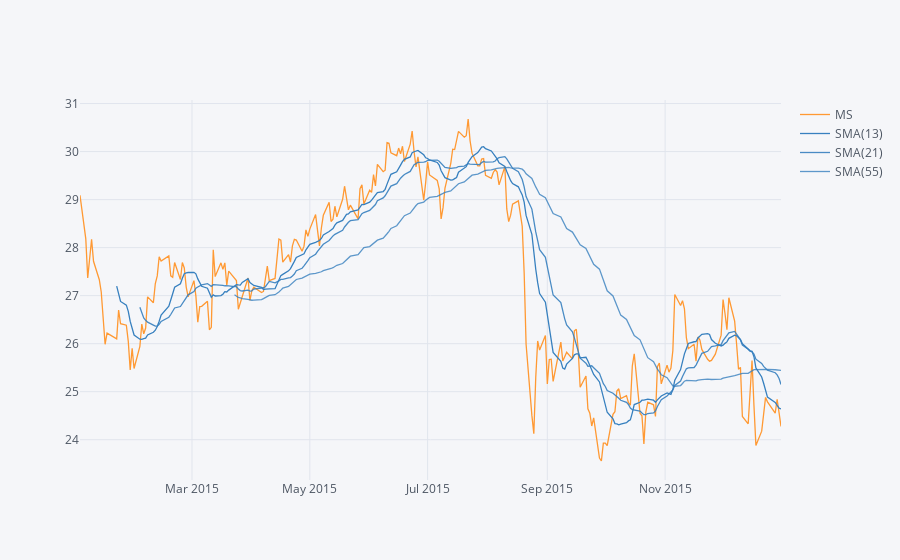

Notebook source saved alongside this figure:
### Code cell
MS["Close"].loc['2015-01-01':'2016-01-01'].ta_plot(study = 'sma', periods = [13, 21, 55])

### Figure 1 — Plotly figure (JSON) as saved in the notebook; plotly's stock layout.template omitted (floating-point values rounded to 4 significant figures; data arrays with more than 128 entries replaced by an {"elided": "..."} marker saying what was removed)
{"data": [{"line": {"color": "rgba(255, 153, 51, 1.0)", "dash": "solid", "shape": "linear", "width": 1.3}, "mode": "lines", "name": "MS", "text": "", "type": "scatter", "x": {"elided": "252 str values"}, "y": {"elided": "252 float values"}}, {"line": {"color": "rgba(55, 128, 191, 1.0)", "dash": "solid", "shape": "linear", "width": 1.3}, "mode": "lines", "name": "SMA(13)", "text": "", "type": "scatter", "x": {"elided": "252 str values"}, "y": {"elided": "252 mixed values"}}, {"line": {"color": "rgba(55, 128, 191, 0.8999999999999999)", "dash": "solid", "shape": "linear", "width": 1.3}, "mode": "lines", "name": "SMA(21)", "text": "", "type": "scatter", "x": {"elided": "252 str values"}, "y": {"elided": "252 mixed values"}}, {"line": {"color": "rgba(55, 128, 191, 0.7999999999999998)", "dash": "solid", "shape": "linear", "width": 1.3}, "mode": "lines", "name": "SMA(55)", "text": "", "type": "scatter", "x": {"elided": "252 str values"}, "y": {"elided": "252 mixed values"}}], "layout": {"autosize": true, "legend": {"bgcolor": "#F5F6F9", "font": {"color": "#4D5663"}}, "paper_bgcolor": "#F5F6F9", "plot_bgcolor": "#F5F6F9", "title": {"font": {"color": "#4D5663"}}, "xaxis": {"autorange": true, "gridcolor": "#E1E5ED", "range": ["2015-01-02", "2015-12-31"], "showgrid": true, "tickfont": {"color": "#4D5663"}, "title": {"font": {"color": "#4D5663"}, "text": ""}, "type": "date", "zerolinecolor": "#E1E5ED"}, "yaxis": {"autorange": true, "gridcolor": "#E1E5ED", "range": [23.16, 31.07], "showgrid": true, "tickfont": {"color": "#4D5663"}, "title": {"font": {"color": "#4D5663"}, "text": ""}, "type": "linear", "zerolinecolor": "#E1E5ED"}}}
